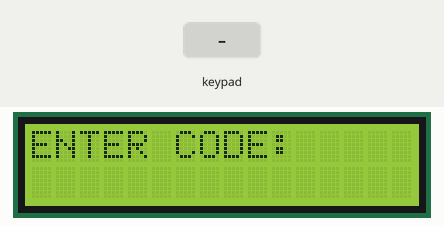
Bench run of a sketch on a simulated Arduino Uno, built with avr-gcc and run on an emulated ATmega328P. Parts: 16×2 character LCD. The inputs (shaded band) are chosen by the test bench.

Above: at 1.2 s.
1.3 s: keypad keys 7 2 6 4 # pressed 0.4 s apart
At 3.3 s:
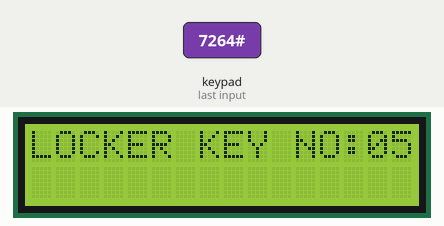
6.0 s: key '*' pressed
At 7.2 s:
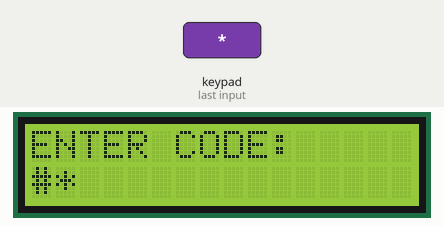
7.5 s: keypad keys 7 2 6 4 * pressed 0.4 s apart
At 8.6 s:
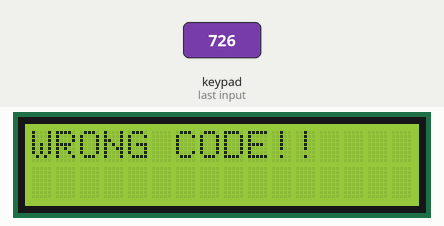
11.7 s: key '1' pressed
At 14.4 s:
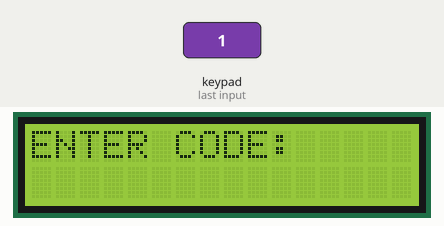
14.7 s: key '#' pressed
At 15.0 s:
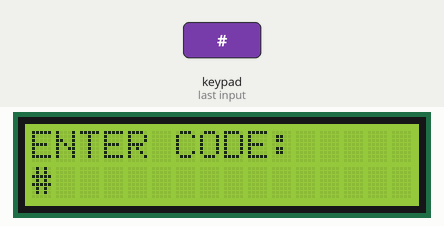
16.2 s: key '#' pressed
At 17.3 s:
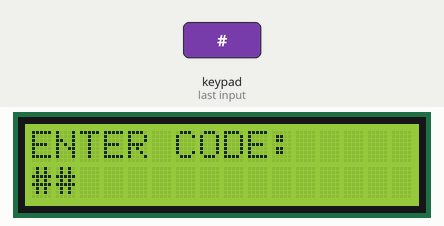
Timing chart, 0 to 18.7 s (numbered marks = the images above; inputs shaded):
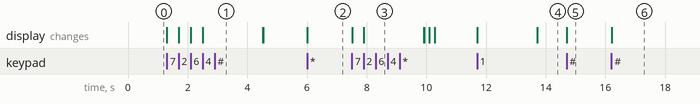

Measured:
- after the input at 1.3 s, the display: first changes at once (image 1 shows a later state)
- after the input at 6.0 s, the display: changes at once (image 2)
- after the input at 7.5 s, the display: first changes at once (image 3 shows a later state)
- after the input at 11.7 s, the display: first changes at once (image 4 shows a later state)
- after the input at 14.7 s, the display: changes at once (image 5)
- after the input at 16.2 s, the display: changes at once (image 6)

The sketch:

simple.ino
```cpp
#include <Keypad.h>
#include <LiquidCrystal.h>

// Define the pins for the keypad and LCD screen
const byte ROWS = 4;
const byte COLS = 3;
char keys[ROWS][COLS] = {
  {'1', '2', '3'},
  {'4', '5', '6'},
  {'7', '8', '9'},
  {'*', '0', '#'}
};
byte rowPins[ROWS] = {A0, A1, A2, A3};
byte colPins[COLS] = {A4, A5, 8};
Keypad keypad = Keypad(makeKeymap(keys), rowPins, colPins, ROWS, COLS);
LiquidCrystal lcd(12, 11, 5, 4, 3, 2);

// Define the correct password
const String password = "7264";//RANI LOCKER KEY NO:05
const String password1= "5673";//JOSE LOCKER KEY NO:06
const String password2= "2786";//ARUN LOCKER KEY NO:07

void setup() {
  lcd.begin(16, 2);
  lcd.print("ENTER CODE:");
}

void loop() {
  int flag=0;
  static String input = "";
  char key = keypad.getKey();
  if (key != NO_KEY) {
    lcd.setCursor(input.length(), 1);
    lcd.print(key);
    input += key;
  }
  if (input.length() == password.length()) {
    lcd.clear();
    if (input == password) {
      lcd.print("LOCKER KEY NO:05");
      flag=1;
    }
    if (input == password1) {
      lcd.print("LOCKER KEY NO:06");
      flag=1;
    }
    if (input == password2) {
      lcd.print("LOCKER KEY NO:07");
      flag=1;
    }
    if (flag==0) {
      lcd.print("WRONG CODE!!");
    }
    delay(2000);  // Wait for 1 second before resetting the input
    input = "";
    lcd.clear();
    lcd.print("ENTER CODE:");
}
}
```
